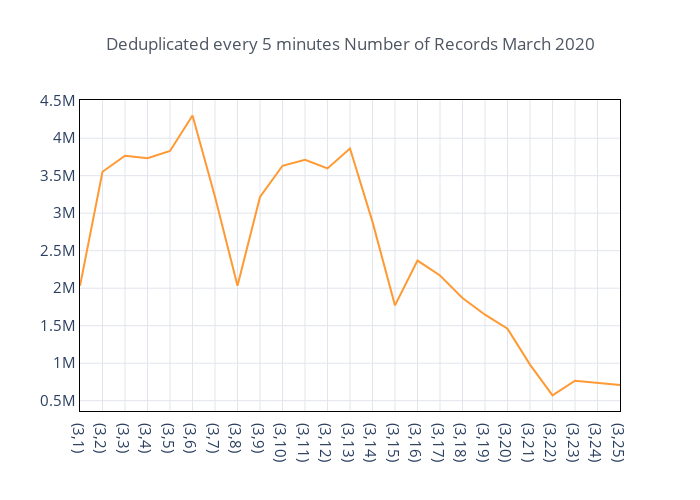

The notebook cell this image was saved under:
### Code cell
counta.set_index(['month', 'day']).sort_index().iplot(
    title='Deduplicated every 5 minutes Number of Records March 2020',
    theme='custom'
)

### Figure 1 — Plotly figure (JSON) as saved in the notebook; plotly's stock layout.template omitted (floating-point values rounded to 4 significant figures)
{"data": [{"line": {"color": "rgba(255, 153, 51, 1.0)", "dash": "solid", "shape": "linear", "width": 2}, "mode": "lines", "name": "_col2", "text": "", "type": "scatter", "x": ["(3,1)", "(3,2)", "(3,3)", "(3,4)", "(3,5)", "(3,6)", "(3,7)", "(3,8)", "(3,9)", "(3,10)", "(3,11)", "(3,12)", "(3,13)", "(3,14)", "(3,15)", "(3,16)", "(3,17)", "(3,18)", "(3,19)", "(3,20)", "(3,21)", "(3,22)", "(3,23)", "(3,24)", "(3,25)"], "y": [2031305, 3552836, 3765915, 3733837, 3829795, 4301990, 3218830, 2032170, 3216037, 3632456, 3711314, 3597386, 3863310, 2884142, 1770566, 2368556, 2169104, 1869072, 1646378, 1460869, 981274, 569832, 766202, 739676, 710578]}], "layout": {"height": 500, "legend": {"bgcolor": "#FFFFFF", "bordercolor": "#444444", "borderwidth": 0, "font": {"size": 12}, "itemclick": "toggle", "itemdoubleclick": "toggleothers", "itemsizing": "trace", "traceorder": "normal"}, "paper_bgcolor": "#FFFFFF", "plot_bgcolor": "#FFFFFF", "title": {"font": {"color": "#4D5663", "size": 17}, "text": "Deduplicated every 5 minutes Number of Records March 2020", "x": 0.5}, "width": 700, "xaxis": {"automargin": true, "gridcolor": "#E1E5ED", "linecolor": "#000000", "mirror": "ticks", "showline": true, "tickfont": {"size": 15}, "title": {"font": {"color": "#666666", "size": 16}, "text": ""}, "zerolinecolor": "#000000", "zerolinewidth": 2}, "yaxis": {"automargin": true, "gridcolor": "#E1E5ED", "linecolor": "#000000", "mirror": "ticks", "showline": true, "tickfont": {"size": 15}, "title": {"font": {"color": "#666666", "size": 16}, "text": ""}, "zerolinecolor": "#000000", "zerolinewidth": 2}}}
